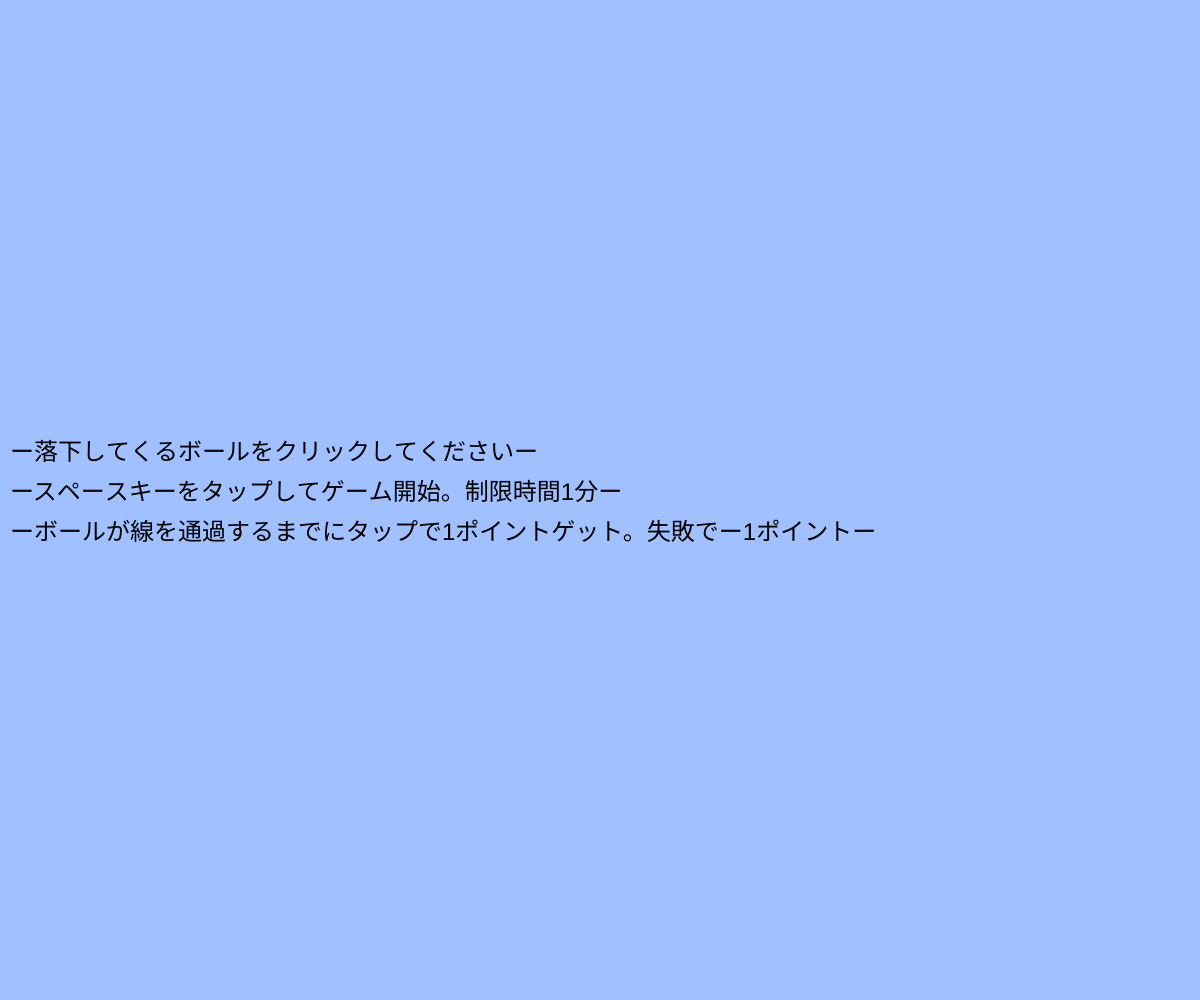
Frame 1 (no input)
Frame 60 (no input): identical to frame 1, image omitted
Frame 120 (the mouse pressed at the canvas centre since frame 60): identical to frame 1, image omitted

The p5.js sketch that drew this single still picture (run headless with seeded random() and noise() and a simulated clock; from frame 60 on, the mouse is pressed at the canvas centre):

// p5.js sketch
// ── sketch.js
// 最終課題を制作しよう

function setup(){
  createCanvas(windowWidth, windowHeight);
}

function draw(){
  background(160, 192, 255);
}

function windowResized(){
  resizeCanvas(windowWidth, windowHeight);
}

let balls;
let score = 0; // スコア
let isRunning = false; // プログラムが動いているかどうか
let startTime = 0; // タイマーの開始時刻
const lineHeight = 150; // 線の高さ (画面下からの距離)
const gameDuration = 60000; // ゲーム時間 (1分 = 60000ms)
let gameOver = false; // ゲームオーバーかどうか

function setup() {
  createCanvas(windowWidth, windowHeight);
  balls = [];
  
  // 初期表示のための設定
  textSize(32);
  fill(0);
  noStroke();
}

function draw() {
  background(160, 192, 255);
  
  // ゲームが終了した後にスコアを表示
  if (gameOver) {
    showGameOverScreen();
    return; // ゲームオーバー画面を表示した後、ゲーム内容は描画しない
  }
  
  // ゲームが開始されていない場合、操作方法を表示
  if (!isRunning) {
    showInstructions(); // 操作方法の表示
    return; // ゲーム開始前なので、ゲーム内容の描画はしない
  }
  
  // 残り時間を計算
  let remainingTime = gameDuration - (millis() - startTime);
  
  // スコア表示
  text(`Score: ${score}`, 10, 40); // 左上にスコアを表示
  
  // 残り時間表示
  if (isRunning) {
    text(`Time: ${floor(remainingTime / 1000)}s`, 10, 80); // 左上に残り時間を表示
  } else {
    text(`Time: 0s`, 10, 80); // ゲーム停止中も残り時間0秒を表示
  }
  
  // 線を描画
  stroke(0); // 線の色
  strokeWeight(4); // 線の太さ
  line(0, height - lineHeight, width, height - lineHeight); // 線を少し上に移動
  
  // 一定間隔でボールを生成する
  if (frameCount %40 === 0) { // 40フレームごとに生成
    const randomSize = random(50, 100); // ランダムなサイズ
    const b = {
      x: random(width), // 横方向ランダム
      y: 0, // 上端からスタート
      size: randomSize,
      vx: random(-2, 4), // 横方向の小さなランダムな動き
      vy: random(2, 5), // 下方向のランダムな速度
      color: color(255), // 初期色: 白
      tapped: false, // タップされたかどうかの状態
      passed: false // 線を通過したかどうか
    };
    balls.push(b);
  }
  
  // ボールを描画し、位置を更新する
  for (let i = balls.length - 1; i >= 0; i--) {
    let b = balls[i];
    fill(b.color); // ボールの色
    noStroke();
    ellipse(b.x, b.y, b.size); // ボールを描く
    b.x += b.vx;
    b.y += b.vy;

    // ボールが線を通過したかどうかを判定
    if (b.y - b.size / 2 > height - lineHeight && !b.passed) {
      if (!b.tapped) { // タップされていない場合のみスコア減少
        b.color = color(0); // 黒に変更
        score--; // スコアを減少
      }
      b.passed = true; // 通過済みとしてマーク
    }

    // ボールが画面外に出たら削除する
    if (b.y - b.size / 2 > height) {
      balls.splice(i, 1);
    }
  }
  
  // ゲーム時間のチェック
  if (isRunning && millis() - startTime > gameDuration) {
    isRunning = false; // プログラム停止
    gameOver = true; // ゲームオーバー
  }
}

function mousePressed() {
  if (!isRunning) return; // 停止中は操作できない

  // クリックした位置とボールの位置を判定
  for (let i = 0; i < balls.length; i++) {
    let b = balls[i];
    
    // ボールが線を通過していない場合のみタップ可能
    if (b.passed) continue; // 通過したボールはタップ不可
    
    let d = dist(mouseX, mouseY, b.x, b.y); // マウスとボールの距離
    if (d < b.size / 2 && !b.tapped) {
      b.color = color(255, 0, 0); // 赤に変更
      b.tapped = true; // タップ済みとしてマーク
      score++; // スコアを加算
    }
  }
}

function keyPressed() {
  if (key === ' ') { // スペースキー
    if (gameOver) {
      // ゲームオーバー後、操作方法画面に戻る
      score = 0; // スコアをリセット
      balls = []; // 画面上のボールをリセット
      isRunning = false; // ゲームを停止
      gameOver = false; // ゲームオーバー状態をリセット
    } else {
      // ゲーム開始
      score = 0; // スコアをリセット
      balls = []; // 画面上のボールをリセット
      isRunning = true; // プログラム開始
      startTime = millis(); // タイマーをリセット
    }
  }
}



function showInstructions() {
  textSize(24);
  fill(0);
  text("ー落下してくるボールをクリックしてくださいー", 10, height / 2 - 40);
  text("ースペースキーをタップしてゲーム開始。制限時間1分ー", 10, height / 2);
  text("ーボールが線を通過するまでにタップで1ポイントゲット。失敗でー1ポイントー", 10, height / 2 + 40);
}

function showGameOverScreen() {
  textSize(32);
  fill(0);
  text("Game Over!", width / 2 - 100, height / 2 - 40);
  text(`Your Score: ${score}`, width / 2 - 100, height / 2);
  text("スペースキーでリトライ", width / 2 - 100, height / 2 + 40);
}
function windowResized() {
  resizeCanvas(windowWidth, windowHeight);
}
